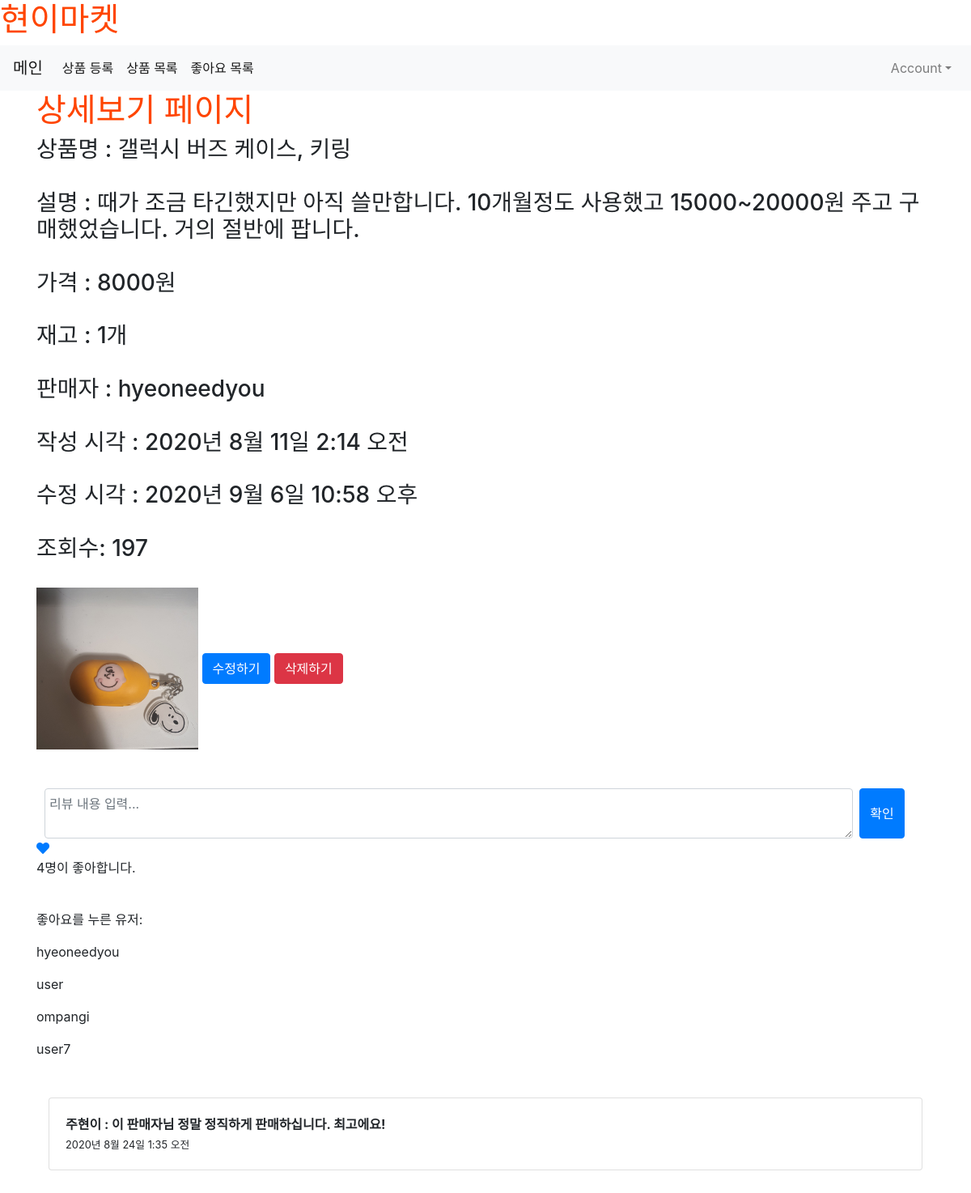
The page /product/1 (signed in) on the database its author committed.
### product/models.py (models this page shows, shortened)
class Product(models.Model):
    title = models.CharField(max_length= 50, null=False)
    content = models.TextField()
    price = models.CharField(max_length= 50, null=False)
    stock = models.CharField(max_length= 50, null=False)
    image = models.ImageField(upload_to='images/', null=True)
    created_at = models.DateTimeField(auto_now_add = True)
    updated_at = models.DateTimeField(auto_now = True)
    writer = models.ForeignKey(User, on_delete = models.CASCADE, null=True)
    view_count = models.IntegerField(default = 0, null=True)
    like_user_set = models.ManyToManyField(User, blank=True, related_name="like_user_set", through="Like")

class Review(models.Model):
    content = models.TextField()
    writer = models.ForeignKey(User, on_delete=models.CASCADE)
    product = models.ForeignKey(Product, on_delete=models.CASCADE, related_name='reviews')
    created_at = models.DateTimeField(auto_now_add = True)
    updated_at = models.DateTimeField(auto_now = True)

### product/views.py (the view)
# urls.py: path('<int:id>', show, name="show"),
def show(request, id):
    product = Product.objects.get(pk=id)
    product.view_count += 1
    product.save()
    all_reviews = product.reviews.all().order_by('-created_at')
    return render(request, 'product/show.html', {'product': product, 'reviews':all_reviews})

### product/templates/product/show.html (shortened to what this page needs)
{% extends 'base.html' %}
{% block content %}
<div class = container>
	<h1>상세보기 페이지</h1>
	<h3>상품명 : {{ product.title }} </h3><br>
	<h3>설명 : {{ product.content }} </h3><br>
	<h3>가격 : {{ product.price }} </h3><br>
	<h3>재고 : {{ product.stock }} </h3><br>
{% if product.writer %}
	{% if product.writer.username == 'user' %}
		<h3>판매자 : {{ product.writer.last_name }} {{ product.writer.first_name }}</h3><br>
	{% else %}
		<h3>판매자 : {{ product.writer }}</h3><br>
	{% endif %}
{% else %}
	<h3>판매자 : 알 수 없음</h3>
{% endif %}
	<h3>작성 시각 : {{ product.created_at }} </h3><br>
	<h3>수정 시각 : {{ product.updated_at }} </h3><br>
	<h3>조회수: {{product.view_count }}</h3><br>
	{% if product.image %}
		<img src ="{{ product.image.url }}" width="200px", height="200px" alt="">
	{%  endif %}
	{% if user == product.writer %}
		<a href="{% url 'product:update' product.pk %}" class="btn btn-primary">수정하기</a>
		<a href = "{% url 'product:delete' product.pk %}" class="btn btn-danger">삭제하기</a>
	{% endif %}
	<div class="container mt-5">
		<form class="form-row" action="{% url 'product:create_review' product.id %}" method="POST">
			<textarea class="form-control col-11 mr-2" name="content"
	placeholder="리뷰 내용 입력..."></textarea>
			<input type="submit" class="btn btn-primary" value="확인">
		</form>
	</div>
	<a href="{% url 'product:product_like' product.id %}?redirect_to=show">
		{% if user in product.like_user_set.all %}
			<i class="fas fa-heart"></i>
		{% else %}
			<i class="far fa-heart"></i>
		{% endif %}
	</a><br>
	<p>
		{{ product.like_user_set.count }}명이 좋아합니다.
	</p>
	<br>
	<p>좋아요를 누른 유저:</p>
	{% for like_user in product.like_user_set.all %}
        <p>{{ like_user.username }}</p>
    {% endfor %}
	<div class="container mt-5 mb-5">
		{% for review in reviews %}
		<div class="card">
			<div class="card-body">
				{% if review.writer.username == 'user' %}
				<b>{{ review.writer.last_name }}{{ review.writer.first_name }}
					{% else %}
					<b>{{ review.writer }}</b> {% endif %} : {{ review.content }}</br>
					<small>{{ review.created_at }}</small>
			</div>
		</div>
		{% endfor %}
	</div>
</div>
{% endblock %}

### shoppingmall/static/css/project.css (style rules this page uses)
h1 { color: orangered; }

### rows shown on the page
Product: title "갤럭시 버즈 케이스, 키링", content "때가 조금 타긴했지만 아직 쓸만합니다. 10개월정도 사용했고 15000~20000원 주고 구매했었습니다. 거의 절반에 팝니다.", price "8000원", stock "1개", writer "hyeoneedyou", created_at "2020년 8월 11일 2:14 오전", updated_at "2020년 9월 6일 10:58 오후", view_count "197", image (picture), like_user_set.count "4"
Review: writer.last_name "주", writer.first_name "현이", content "이 판매자님 정말 정직하게 판매하십니다. 최고에요!", created_at "2020년 8월 24일 1:35 오전"

### other values the page prints
{{ like_user.username }} "hyeoneedyou"
{{ like_user.username }} "user"
{{ like_user.username }} "ompangi"
{{ like_user.username }} "user7"
